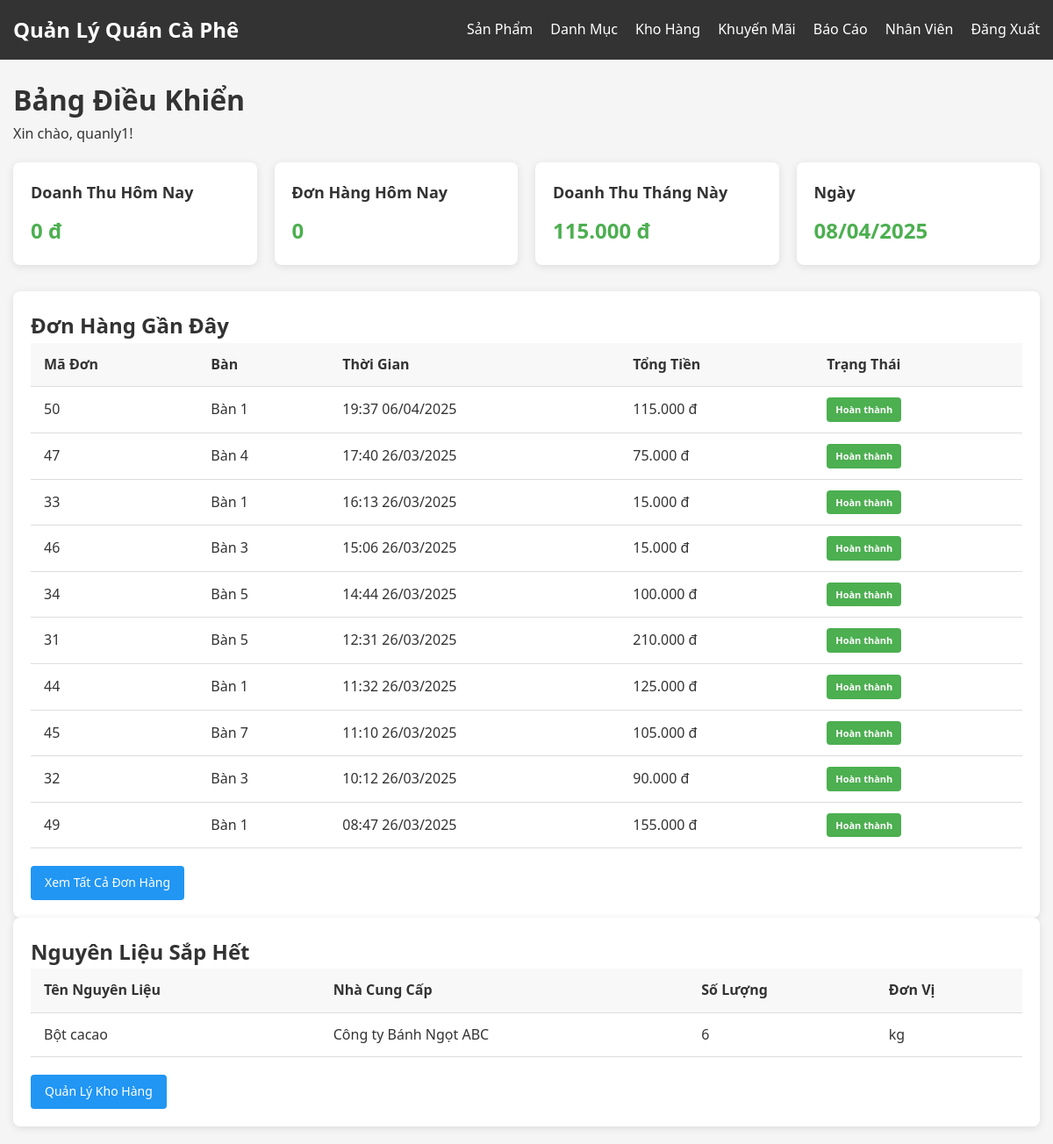
The page /admin/dashboard.php (signed in) on the database its author committed.
### tables this page shows
CREATE TABLE `orders` (
  `order_id` int(11) NOT NULL,
  `user_id` int(11) DEFAULT NULL,
  `table_id` varchar(10) NOT NULL,
  `shift_id` int(11) NOT NULL,
  `promo_id` int(11) DEFAULT NULL,
  `total_price` decimal(10,2) NOT NULL,
  `order_time` datetime DEFAULT current_timestamp(),
  `status` enum('Chờ chế biến','Hoàn thành','Đã thanh toán','Đã hủy') DEFAULT 'Chờ chế biến',
  `notes` text DEFAULT NULL,
  `completed` tinyint(1) DEFAULT 0
);

CREATE TABLE `tables` (
  `table_id` varchar(10) NOT NULL,
  `table_name` varchar(50) NOT NULL
);

CREATE TABLE `materials` (
  `material_id` int(11) NOT NULL,
  `material_name` varchar(100) NOT NULL,
  `supplier_id` int(11) NOT NULL,
  `unit` varchar(50) NOT NULL,
  `stock_quantity` int(11) NOT NULL DEFAULT 0,
  `low_stock_threshold` int(11) NOT NULL DEFAULT 10,
  `status` enum('Còn hàng','Hết hàng') DEFAULT 'Còn hàng'
);

CREATE TABLE `suppliers` (
  `supplier_id` int(11) NOT NULL,
  `supplier_name` varchar(100) NOT NULL,
  `contact_person` varchar(100) DEFAULT NULL,
  `phone` varchar(15) DEFAULT NULL,
  `email` varchar(100) DEFAULT NULL,
  `address` text DEFAULT NULL,
  `status` enum('Hoạt động','Ngừng hợp tác') DEFAULT 'Hoạt động'
);

### config/functions.php (called while the page is built, shortened)
<?php
function formatCurrency($amount) {
    return number_format($amount, 0, ',', '.') . ' đ';
}
?>

### admin/dashboard.php (the view, shortened to what this page needs)
<?php
require_once '../config/db.php';
require_once '../config/functions.php';
$today = date('Y-m-d');
$today_revenue_query = "SELECT SUM(total_price) as total FROM Orders WHERE DATE(order_time) = ? AND status IN ('Đã thanh toán', 'Hoàn thành')";
$today_revenue_stmt = $conn->prepare($today_revenue_query);
$today_revenue_stmt->bind_param("s", $today);
$today_revenue_stmt->execute();
$today_revenue_result = $today_revenue_stmt->get_result();
$today_revenue = $today_revenue_result->fetch_assoc()['total'] ?? 0;
$today_orders_query = "SELECT COUNT(*) as count FROM Orders WHERE DATE(order_time) = ? AND status IN ('Đã thanh toán', 'Hoàn thành')";
$today_orders_stmt = $conn->prepare($today_orders_query);
$today_orders_stmt->bind_param("s", $today);
$today_orders_stmt->execute();
$today_orders_result = $today_orders_stmt->get_result();
$today_orders = $today_orders_result->fetch_assoc()['count'] ?? 0;
$current_month = date('m');
$current_year = date('Y');
$month_revenue_query = "SELECT SUM(total_price) as total FROM Orders WHERE MONTH(order_time) = ? AND YEAR(order_time) = ? AND status IN ('Đã thanh toán', 'Hoàn thành')";
$month_revenue_stmt = $conn->prepare($month_revenue_query);
$month_revenue_stmt->bind_param("ss", $current_month, $current_year);
$month_revenue_stmt->execute();
$month_revenue_result = $month_revenue_stmt->get_result();
$month_revenue = $month_revenue_result->fetch_assoc()['total'] ?? 0;
$recent_orders_query = "SELECT o.*, t.table_name, p.payment_method
                       FROM Orders o
                       LEFT JOIN Tables t ON o.table_id = t.table_id
                       LEFT JOIN Payments p ON o.order_id = p.order_id
                       ORDER BY o.order_time DESC LIMIT 10";
$recent_orders_result = $conn->query($recent_orders_query);
$low_stock_query = "SELECT m.*, s.supplier_name
                   FROM Materials m
                   JOIN Suppliers s ON m.supplier_id = s.supplier_id
                   WHERE m.stock_quantity < 10
                   ORDER BY m.stock_quantity ASC";
$low_stock_result = $conn->query($low_stock_query);
?>
<!DOCTYPE html>
<html lang="vi">
<head>
    <link rel="stylesheet" href="../assets/css/style.css">
</head>
<body>
    <nav class="navbar">
        <div class="container">
            <a href="dashboard.php" class="navbar-brand">Quản Lý Quán Cà Phê</a>
            <ul class="navbar-nav">
                <li class="nav-item">
                    <a href="products.php" class="nav-link">Sản Phẩm</a>
                </li>
                <li class="nav-item">
                    <a href="categories.php" class="nav-link">Danh Mục</a>
                </li>
                <li class="nav-item">
                    <a href="inventory.php" class="nav-link">Kho Hàng</a>
                </li>
                <li class="nav-item">
                    <a href="promotions.php" class="nav-link">Khuyến Mãi</a>
                </li>
                <li class="nav-item">
                    <a href="reports.php" class="nav-link">Báo Cáo</a>
                </li>
                <li class="nav-item">
                    <a href="users.php" class="nav-link">Nhân Viên</a>
                </li>
                <li class="nav-item">
                    <a href="../logout.php" class="nav-link">Đăng Xuất</a>
                </li>
            </ul>
        </div>
    </nav>
    <div class="container">
        <div class="dashboard">
            <div class="dashboard-header">
                <h1>Bảng Điều Khiển</h1>
                <p>Xin chào, <?php echo $_SESSION['username']; ?>!</p>
            </div>
            <div class="dashboard-cards">
                <div class="card">
                    <div class="card-title">Doanh Thu Hôm Nay</div>
                    <div class="card-value"><?php echo formatCurrency($today_revenue); ?></div>
                </div>
                <div class="card">
                    <div class="card-title">Đơn Hàng Hôm Nay</div>
                    <div class="card-value"><?php echo $today_orders; ?></div>
                </div>
                <div class="card">
                    <div class="card-title">Doanh Thu Tháng Này</div>
                    <div class="card-value"><?php echo formatCurrency($month_revenue); ?></div>
                </div>
                <div class="card">
                    <div class="card-title">Ngày</div>
                    <div class="card-value"><?php echo date('d/m/Y'); ?></div>
                </div>
            </div>
            <div class="row">
                <div class="col-md-6">
                    <div class="card">
                        <h2>Đơn Hàng Gần Đây</h2>
                        <table class="table">
                            <thead>
                                <tr>
                                    <th>Mã Đơn</th>
                                    <th>Bàn</th>
                                    <th>Thời Gian</th>
                                    <th>Tổng Tiền</th>
                                    <th>Trạng Thái</th>
                                </tr>
                            </thead>
                            <tbody>
                                <?php if ($recent_orders_result->num_rows > 0): ?>
                                    <?php while ($order = $recent_orders_result->fetch_assoc()): ?>
                                        <tr>
                                            <td><?php echo $order['order_id']; ?></td>
                                            <td><?php echo $order['table_name']; ?></td>
                                            <td><?php echo date('H:i d/m/Y', strtotime($order['order_time'])); ?></td>
                                            <td><?php echo formatCurrency($order['total_price']); ?></td>
                                            <td>
                                                <span class="status-badge status-<?php echo strtolower(str_replace(' ', '-', $order['status'])); ?>">
                                                    <?php echo $order['status']; ?>
                                                </span>
                                            </td>
                                        </tr>
                                    <?php endwhile; ?>
                                <?php else: ?>
                                    <tr>
                                        <td colspan="5" class="text-center">Không có đơn hàng nào</td>
                                    </tr>
                                <?php endif; ?>
                            </tbody>
                        </table>
                        <div class="text-center mt-3">
                            <a href="orders.php" class="btn btn-secondary">Xem Tất Cả Đơn Hàng</a>
                        </div>
                    </div>
                </div>
                <div class="col-md-6">
                    <div class="card">
                        <h2>Nguyên Liệu Sắp Hết</h2>
                        <table class="table">
                            <thead>
                                <tr>
                                    <th>Tên Nguyên Liệu</th>
                                    <th>Nhà Cung Cấp</th>
                                    <th>Số Lượng</th>
                                    <th>Đơn Vị</th>
                                </tr>
                            </thead>
                            <tbody>
                                <?php if ($low_stock_result->num_rows > 0): ?>
                                    <?php while ($material = $low_stock_result->fetch_assoc()): ?>
                                        <tr>
                                            <td><?php echo $material['material_name']; ?></td>
                                            <td><?php echo $material['supplier_name']; ?></td>
                                            <td><?php echo $material['stock_quantity']; ?></td>
                                            <td><?php echo $material['unit']; ?></td>
                                        </tr>
                                    <?php endwhile; ?>
                                <?php else: ?>
                                    <tr>
                                        <td colspan="4" class="text-center">Không có nguyên liệu nào sắp hết</td>
                                    </tr>
                                <?php endif; ?>
                            </tbody>
                        </table>
                        <div class="text-center mt-3">
                            <a href="inventory.php" class="btn btn-secondary">Quản Lý Kho Hàng</a>
                        </div>
                    </div>
                </div>
            </div>
        </div>
    </div>
</body>
</html>

### assets/css/style.css (style rules this page uses)
* { margin: 0; padding: 0; box-sizing: border-box; }
body { font-family: 'Segoe UI', Tahoma, Geneva, Verdana, sans-serif; line-height: 1.6; color: #333; background-color: #f5f5f5; }
a { text-decoration: none; color: #0066cc; }
ul { list-style: none; }
.container { width: 100%; max-width: 1200px; margin: 0 auto; padding: 0 15px; }
.btn { display: inline-block; padding: 8px 16px; border: none; border-radius: 4px; cursor: pointer; font-size: 14px; text-align: center; transition: all 0.3s ease; }
.btn-secondary { background-color: #2196F3; color: white; }
.table { width: 100%; border-collapse: collapse; margin-bottom: 20px; }
.table th, .table td { padding: 12px 15px; text-align: left; border-bottom: 1px solid #ddd; }
.table th { background-color: #f8f8f8; font-weight: 600; }
.navbar { background-color: #333; color: white; padding: 15px 0; }
.navbar .container { display: flex; justify-content: space-between; align-items: center; }
.navbar-brand { font-size: 1.5rem; font-weight: bold; color: white; }
.navbar-nav { display: flex; }
.nav-item { margin-left: 20px; }
.nav-link { color: white; transition: all 0.3s ease; }
.dashboard { padding: 20px 0; }
.dashboard-header { margin-bottom: 20px; }
.dashboard-cards { display: grid; grid-template-columns: repeat(auto-fill, minmax(250px, 1fr)); gap: 20px; margin-bottom: 30px; }
.card { background-color: white; border-radius: 8px; box-shadow: 0 2px 10px rgba(0, 0, 0, 0.1); padding: 20px; }
.card-title { font-size: 18px; font-weight: 600; margin-bottom: 10px; }
.card-value { font-size: 24px; font-weight: bold; color: #4CAF50; }
.status-badge { display: inline-block !important; padding: 5px 10px !important; border-radius: 4px !important; font-weight: bold !important; font-size: 12px !important; color: white !important; }
.status-hoàn-thành { background-color: #4CAF50 !important; display: inline-block !important; padding: 5px 10px !important; border-radius: 4px !important; font-weight: bold !important; font-size: 11px !important; color: white !important; }

### rows shown on the page
orders: order_id "50", table.table_name "Bàn 1", order_time "19:37 06/04/2025", total_price "115.000 đ", status "Hoàn thành"
orders: order_id "47", table.table_name "Bàn 4", order_time "17:40 26/03/2025", total_price "75.000 đ", status "Hoàn thành"
orders: order_id "33", table.table_name "Bàn 1", order_time "16:13 26/03/2025", total_price "15.000 đ", status "Hoàn thành"
orders: order_id "46", table.table_name "Bàn 3", order_time "15:06 26/03/2025", total_price "15.000 đ", status "Hoàn thành"
orders: order_id "34", table.table_name "Bàn 5", order_time "14:44 26/03/2025", total_price "100.000 đ", status "Hoàn thành"
orders: order_id "31", table.table_name "Bàn 5", order_time "12:31 26/03/2025", total_price "210.000 đ", status "Hoàn thành"
orders: order_id "44", table.table_name "Bàn 1", order_time "11:32 26/03/2025", total_price "125.000 đ", status "Hoàn thành"
orders: order_id "45", table.table_name "Bàn 7", order_time "11:10 26/03/2025", total_price "105.000 đ", status "Hoàn thành"
orders: order_id "32", table.table_name "Bàn 3", order_time "10:12 26/03/2025", total_price "90.000 đ", status "Hoàn thành"
orders: order_id "49", table.table_name "Bàn 1", order_time "08:47 26/03/2025", total_price "155.000 đ", status "Hoàn thành"
materials: material_name "Bột cacao", supplier.supplier_name "Công ty Bánh Ngọt ABC", stock_quantity "6", unit "kg"

### other values the page prints
$_SESSION['username'] "quanly1"
formatCurrency($today_revenue) "0 đ"
$today_orders "0"
formatCurrency($month_revenue) "115.000 đ"
